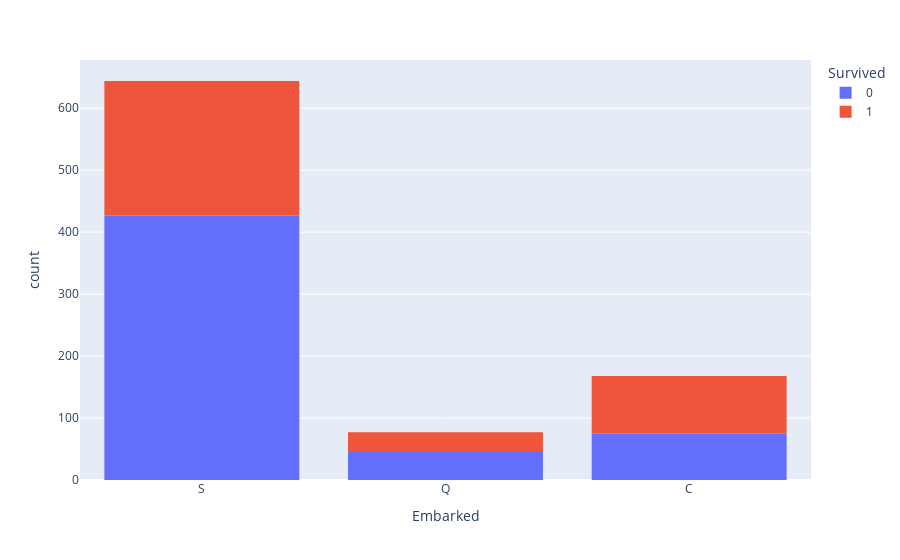

The cell this chart's notebook holds for it:
### Markdown cell above
### Survival by Embarked (Embarkment in "S" shows a higher chance of dying)

### Code cell
px.histogram(titanicdf, x="Embarked", color="Survived")

### Figure 1 — Plotly figure (JSON) as saved in the notebook; plotly's stock layout.template omitted (floating-point values rounded to 4 significant figures; data arrays with more than 128 entries replaced by an {"elided": "..."} marker saying what was removed)
{"data": [{"alignmentgroup": "True", "bingroup": "x", "hovertemplate": "Survived=0<br>Embarked=%{x}<br>count=%{y}<extra></extra>", "legendgroup": "0", "marker": {"color": "#636efa", "pattern": {"shape": ""}}, "name": "0", "offsetgroup": "0", "orientation": "v", "showlegend": true, "type": "histogram", "x": {"elided": "549 str values"}, "xaxis": "x", "yaxis": "y"}, {"alignmentgroup": "True", "bingroup": "x", "hovertemplate": "Survived=1<br>Embarked=%{x}<br>count=%{y}<extra></extra>", "legendgroup": "1", "marker": {"color": "#EF553B", "pattern": {"shape": ""}}, "name": "1", "offsetgroup": "1", "orientation": "v", "showlegend": true, "type": "histogram", "x": {"elided": "342 str values"}, "xaxis": "x", "yaxis": "y"}], "layout": {"barmode": "relative", "legend": {"title": {"text": "Survived"}, "tracegroupgap": 0}, "margin": {"t": 60}, "xaxis": {"anchor": "y", "domain": [0, 1], "title": {"text": "Embarked"}}, "yaxis": {"anchor": "x", "domain": [0, 1], "title": {"text": "count"}}}}
